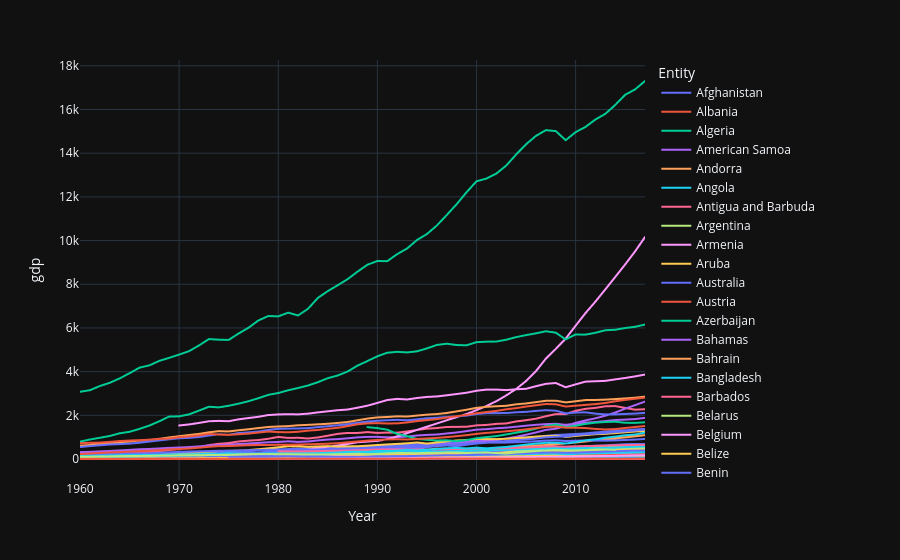

Notebook code for this chart:
### Code cell
import plotly.express as px
px.line(gdp, x = "Year", y = "gdp", color = "Entity")
